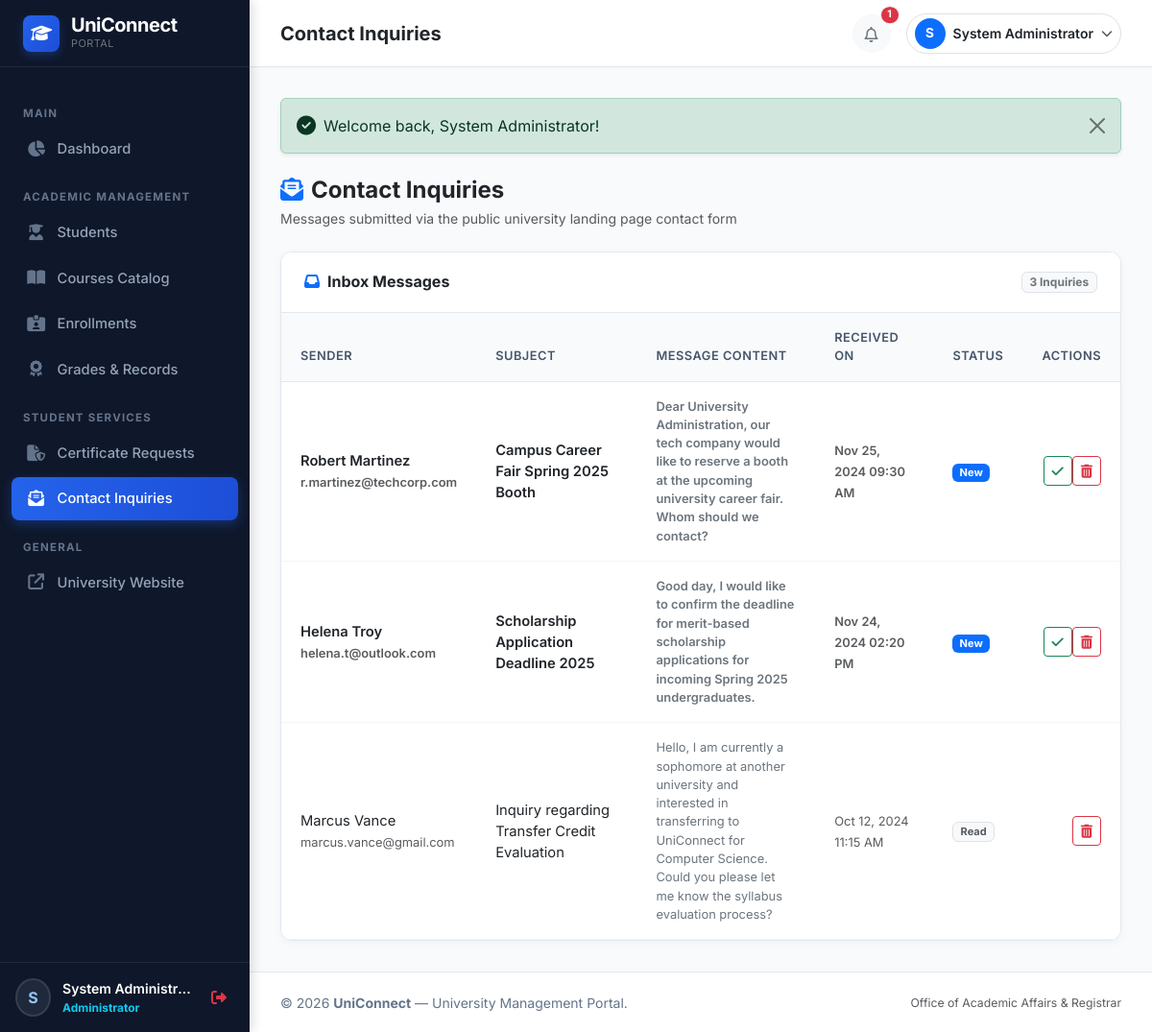
Page /admin/messages.php (signed in) on the committed database.
### tables this page shows
CREATE TABLE `contact_messages` (
  `id` INT AUTO_INCREMENT PRIMARY KEY,
  `name` VARCHAR(100) NOT NULL,
  `email` VARCHAR(150) NOT NULL,
  `subject` VARCHAR(150) NOT NULL,
  `message` TEXT NOT NULL,
  `is_read` TINYINT(1) NOT NULL DEFAULT 0,
  `admin_reply` TEXT DEFAULT NULL,
  `created_at` TIMESTAMP DEFAULT CURRENT_TIMESTAMP
);

### includes/functions.php (called while the page is built, shortened)
<?php
function e($string) {
    return htmlspecialchars((string)$string, ENT_QUOTES, 'UTF-8');
}
function format_datetime($datetime, $format = 'M d, Y h:i A') {
    return date($format, strtotime($datetime));
}

### admin/messages.php (the view, shortened to what this page needs)
<?php
$pdo = get_db_connection();
$stmtMessages = $pdo->query("SELECT * FROM contact_messages ORDER BY created_at DESC");
$messages = $stmtMessages->fetchAll();
require_once __DIR__ . '/../includes/header.php';
?>
<div class="d-flex flex-column flex-md-row justify-content-between align-items-md-center gap-3 mb-4">
    <div>
        <h4 class="fw-bold mb-1 text-dark"><i class="fa-solid fa-envelope-open-text text-primary me-2"></i>Contact Inquiries</h4>
        <p class="text-muted small mb-0">Messages submitted via the public university landing page contact form</p>
    </div>
</div>
<div class="card-academic">
    <div class="card-header-custom">
        <h6 class="fw-bold mb-0 text-dark"><i class="fa-solid fa-inbox text-primary me-2"></i>Inbox Messages</h6>
        <span class="badge bg-light text-secondary border"><?= count($messages) ?> Inquiries</span>
    </div>
    <div class="card-body p-0">
        <?php if (empty($messages)): ?>
            <div class="text-center py-5">
                <i class="fa-regular fa-envelope text-muted fs-1 mb-3"></i>
                <h6>No inquiries received yet</h6>
                <p class="text-muted small">Messages sent from the homepage contact form will be listed here.</p>
            </div>
        <?php else: ?>
            <div class="table-responsive">
                <table class="table table-academic mb-0">
                    <thead>
                        <tr>
                            <th>Sender</th>
                            <th>Subject</th>
                            <th>Message Content</th>
                            <th>Received On</th>
                            <th>Status</th>
                            <th class="text-end">Actions</th>
                        </tr>
                    </thead>
                    <tbody>
                        <?php foreach ($messages as $m): ?>
                            <tr class="<?= $m['is_read'] ? '' : 'bg-light fw-semibold' ?>">
                                <td>
                                    <div class="text-dark"><?= e($m['name']) ?></div>
                                    <small class="text-muted"><?= e($m['email']) ?></small>
                                </td>
                                <td>
                                    <span class="text-dark"><?= e($m['subject']) ?></span>
                                </td>
                                <td>
                                    <p class="small text-secondary mb-0 text-wrap" style="max-width: 320px;">
                                        <?= e($m['message']) ?>
                                    </p>
                                </td>
                                <td>
                                    <small class="text-muted"><?= format_datetime($m['created_at']) ?></small>
                                </td>
                                <td>
                                    <?php if ($m['is_read']): ?>
                                        <span class="badge bg-light text-muted border">Read</span>
                                    <?php else: ?>
                                        <span class="badge bg-primary text-white">New</span>
                                    <?php endif; ?>
                                </td>
                                <td class="text-end">
                                    <div class="btn-group">
                                        <?php if (!$m['is_read']): ?>
                                            <form method="POST" action="" class="d-inline">
                                                <button type="submit" class="btn btn-sm btn-outline-success" title="Mark as Read">
                                                    <i class="fa-solid fa-check"></i>
                                                </button>
                                            </form>
                                        <?php endif; ?>
                                        <form method="POST" action="" class="d-inline">
                                            <button type="submit" class="btn btn-sm btn-outline-danger" data-confirm="Delete message from <?= e($m['name']) ?>?" title="Delete Message">
                                                <i class="fa-solid fa-trash-can"></i>
                                            </button>
                                        </form>
                                    </div>
                                </td>
                            </tr>
                        <?php endforeach; ?>
                    </tbody>
                </table>
            </div>
        <?php endif; ?>
    </div>
</div>
<?php require_once __DIR__ . '/../includes/footer.php'; ?>

### assets/css/style.css (style rules this page uses)
:root { --primary-color: #0f4c81; --primary-hover: #0c3d67; --primary-dark: #0a2540; --accent-color: #2563eb; --accent-light: #eff6ff; --secondary-color: #475569; --success-color: #10b981; --warning-color: #f59e0b; --danger-color: #ef4444; --bg-light: #f8fafc; --card-border: #e2e8f0; --text-dark: #1e293b; --text-muted: #64748b; --sidebar-width: 260px; --sidebar-bg: #0f172a; --sidebar-hover: #1e293b; --sidebar-active: #2563eb; }
body { font-family: 'Inter', -apple-system, BlinkMacSystemFont, "Segoe UI", Roboto, "Helvetica Neue", Arial, sans-serif; background-color: var(--bg-light); color: var(--text-dark); min-height: 100vh; }
.card-academic { background: #ffffff; border: 1px solid var(--card-border); border-radius: 12px; box-shadow: 0 2px 8px rgba(0, 0, 0, 0.04); transition: transform 0.2s ease, box-shadow 0.2s ease; overflow: hidden; }
.card-academic .card-header-custom { padding: 1.25rem 1.5rem; background-color: #ffffff; border-bottom: 1px solid var(--card-border); display: flex; align-items: center; justify-content: space-between; }
.table-academic { margin-bottom: 0; }
.table-academic th { background-color: #f8fafc; color: #475569; font-size: 0.8rem; font-weight: 600; text-transform: uppercase; letter-spacing: 0.5px; padding: 1rem 1.25rem; border-bottom: 1px solid var(--card-border); }
.table-academic td { padding: 1rem 1.25rem; vertical-align: middle; font-size: 0.92rem; border-bottom: 1px solid #f1f5f9; }

### rows in the picture
contact_messages: name "Robert Martinez", email "r.martinez@techcorp.com", subject "Campus Career Fair Spring 2025 Booth", message "Dear University Administration, our tech company would like to reserve a booth at the upcoming university career fair. Whom should we contact?", created_at "Nov 25, 2024 09:30 AM", is_read "New"
contact_messages: name "Helena Troy", email "helena.t@outlook.com", subject "Scholarship Application Deadline 2025", message "Good day, I would like to confirm the deadline for merit-based scholarship applications for incoming Spring 2025 undergraduates.", created_at "Nov 24, 2024 02:20 PM", is_read "New"
contact_messages: name "Marcus Vance", email "marcus.vance@gmail.com", subject "Inquiry regarding Transfer Credit Evaluation", message "Hello, I am currently a sophomore at another university and interested in transferring to UniConnect for Computer Science. Could you please let me know the syllabus evaluation process?", created_at "Oct 12, 2024 11:15 AM", is_read "Read"

### other values in the picture
substr($currentUser['name'] ?? 'U', 0, 1) "S"
$currentUser['name'] "System Administr…"
$pageTitle "Contact Inquiries"
$unreadCount "1"
substr($user['name'], 0, 1) "S"
$user['name'] "System Administrator"
$flash['message'] "Welcome back, System Administrator!"
count($messages) "3"
APP_NAME "UniConnect"
